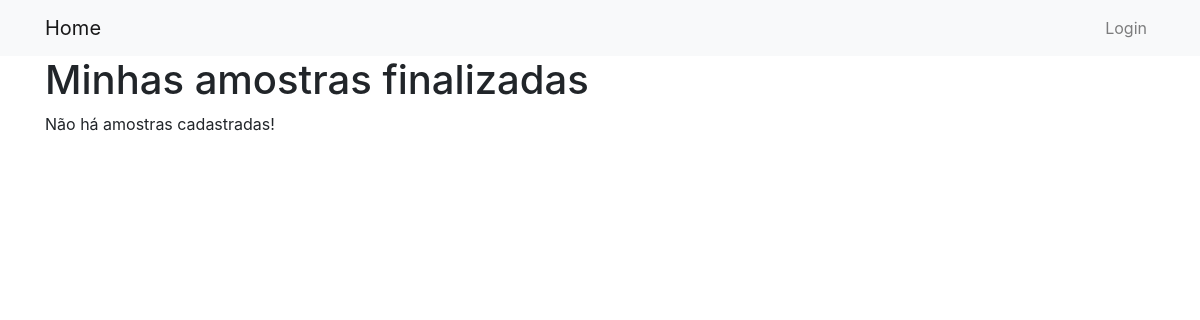
Before: /listarAmostraUserFinalizada/6 with the older database file.
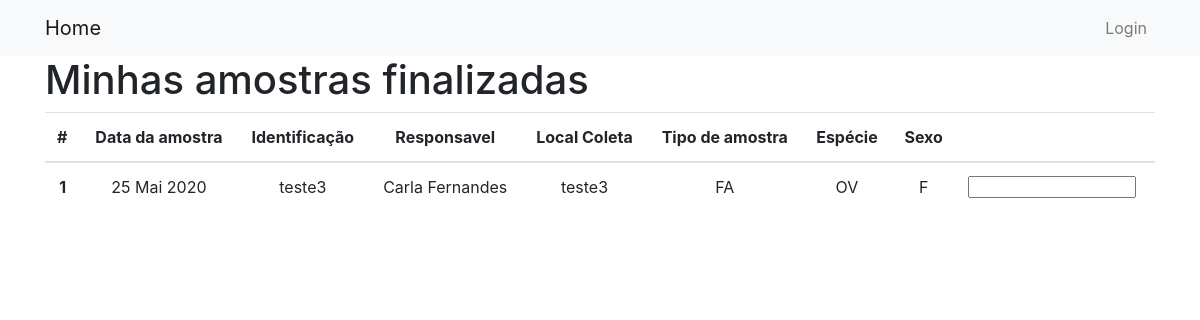
After: the same page with the newer database file.
### Amostra/models.py (models this page shows, shortened)
class Amostra(models.Model):
    identificacao = models.CharField(max_length=10)
    origem = models.CharField(max_length=200)
    responsavel = models.ForeignKey(User, on_delete=models.CASCADE, null = True, related_name='amostras')
    local_coleta = models.CharField(max_length=200)
    data_coleta = models.DateField(default=date.today)
    tipo_amostra = models.CharField(max_length=2, choices=TIPOS_AMOSTRA, default='OU')
    especie_animal = models.CharField(max_length=2, choices=ESPECIES_ANIMAIS,default='OU')
    sexo_animal = models.CharField(max_length=1, choices=SEXO, default='I')
    status = models.BooleanField(default=False)
    class Meta:
        ordering = ['-data_coleta']

### Amostra/views.py (the view)
# urls.py: path('listarAmostraUserFinalizada/<int:pk>', views.listarAmostraFinalizada, name='listarAmostraUserFinalizada'),
def listarAmostraFinalizada(request, pk):
	amostras = Amostra.objects.filter(responsavel_id=pk, status = True)
	context = {'lista_amostrasUserFinalizada': amostras}
	return render(request, 'Amostra/listarAmostraUserFinalizada.html', context)

### Usuario/models.py (called while the page is built)
    def __str__(self):
        return "{} {}".format(self.first_name, self.last_name)

### templates/Amostra/listarAmostraUserFinalizada.html (shortened to what this page needs)
{% extends "base.html" %}
{% block arquivos_js_css %}
{% load static %}
<link rel="stylesheet" type="text/css" href="{% static 'Amostra/css/list_style.css' %}"/>
{% endblock %}
{% block content %}
	<h1>Minhas amostras finalizadas</h1>
	{% if lista_amostrasUserFinalizada %}
        <table id="dtBasicExample" class="table" cellspacing="0" width="100%">
          <thead >
            <th scope="col">#</th>
            <th><center>Data da amostra</center></th>
            <th><center>Identificação</center></th>
            <th><center>Responsavel</center></th>
            <th><center>Local Coleta</center></th>
            <th><center>Tipo de amostra</center></th>
            <th><center>Espécie</center></th>
            <th><center>Sexo</center></th>
            <th></th>
          </thead>
            <tbody>
          {% for amostra in lista_amostrasUserFinalizada %}
              <tr>
                  <th scope="row"><center>{{ forloop.counter }}</center></th>
                  <td><center>{{ amostra.data_coleta|date:"d M Y" }}</center></td>
                  <td><center>{{ amostra.identificacao }}</center></td>
                  <td><center>{{ amostra.responsavel }}</center></td>
                  <td><center>{{ amostra.local_coleta }}</center></td>
                  <td><center>{{ amostra.tipo_amostra }}</center></td>
                  <td><center>{{ amostra.especie_animal }}</center></td>
                  <td><center>{{ amostra.sexo_animal }}</center></td>
                  <td>
                      <a action="{% url 'amostra:mudar_status' status=1 amostra=amostra.pk %}" method="POST" >
                          <input class="fa fa-circle" aria-hidden="true" name="status" style="color:green">
                      </a>
                </td>
              </tr>
          {% endfor %}
          </tbody>
        </table>
      {% else %}
        <p>Não há amostras cadastradas!</p>
      {% endif %}
{% endblock %}

Changed rows visible on the page:
now on this page (row edited): Amostra: data_coleta "25 Mai 2020", identificacao "teste3", responsavel "Carla Fernandes", local_coleta "teste3", tipo_amostra "FA", especie_animal "OV", sexo_animal "F"
Other visible differences:
text no longer shown: "Não há amostras cadastradas!"
text now shown: "# Data da amostra Identificação Responsavel Local Coleta Tipo de amostra Espécie Sexo"
